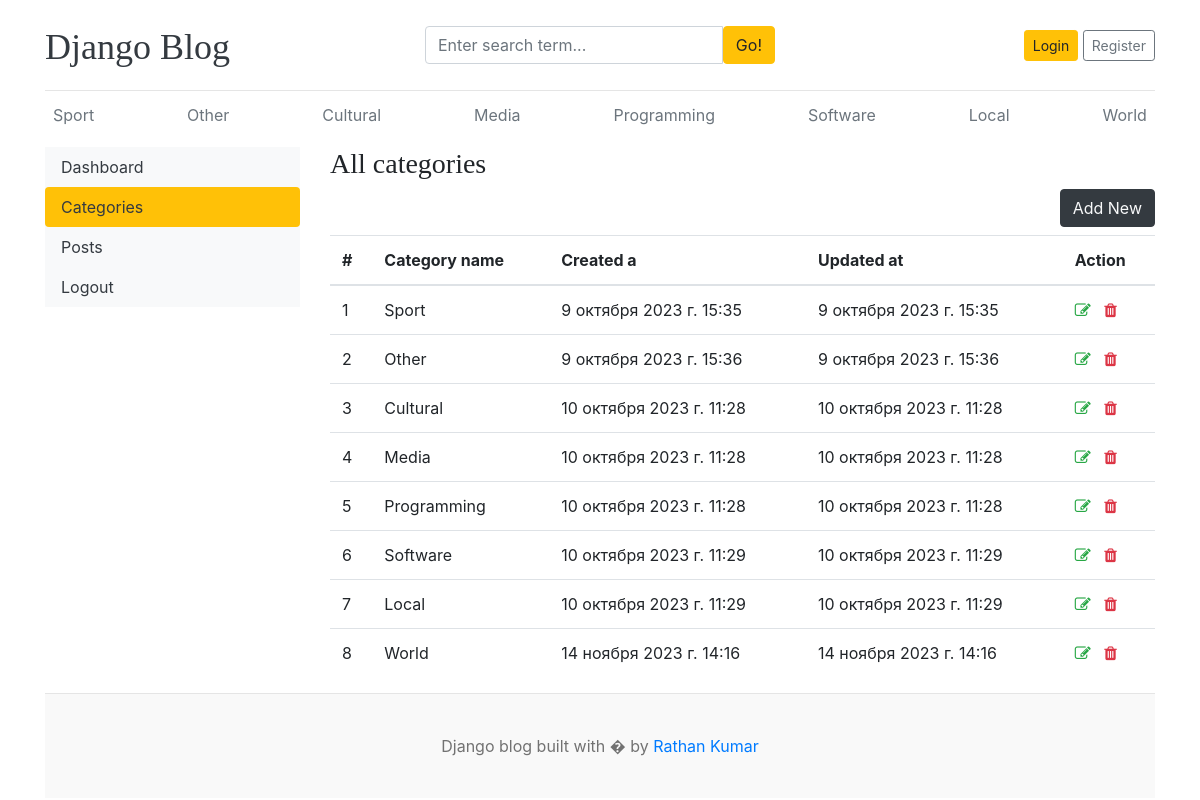
/dashboard/categories/, run on the app's committed database.
### home/models.py (models this page shows)
class Category(models.Model):
    name = models.CharField(max_length=200, unique=True)
    created_at = models.DateTimeField(auto_now_add=True)
    updated_at = models.DateTimeField(auto_now=True)
    def __str__(self):
        return self.name

### dashboards/views.py (the view)
# urls.py: path('categories/', views.categories, name='categories'),
def categories(request):
    return render(request, 'categories.html')

### home/context_processors.py (called while the page is built)
def get_categories(request):
    categories = Category.objects.all()
    return dict(categories=categories)

def get_social_links(request):
    social_links = SocialLink.objects.all()
    return dict(social_links=social_links)

### dashboards/templates/categories.html (shortened to what this page needs)
{% extends 'base.html' %}
{% block content %}
<div class="row">
    {% include 'sidebar.html' %}
    <div class="col-md-9">
        <h3>All categories</h3>
        <a href="{% url 'add_category' %}" class="btn btn-dark text-light float-right mb-2">Add New</a>
        <table class="table table-hover">
            <thead>
              <tr>
                <th>#</th>
                <th>Category name</th>
                <th>Created a</th>
                <th>Updated at</th>
                <th>Action</th>
              </tr>
            </thead>
            <tbody>
                {% for cat in categories %}
              <tr>
                <td>{{forloop.counter}}</td>
                <td>{{ cat }}</td>
                <td>{{cat.created_at}}</td>
                <td>{{ cat.updated_at }}</td>
                <td>
                    <a href="{% url 'edit_category' cat.id %}"><i class="fa fa-edit text-success"></i></a>
                    <a href="{% url 'delete_category' cat.id %}"><i class="fa fa-trash text-danger"></i></a>
                </td>
              </tr>
              {% endfor %}
            </tbody>
          </table>
    </div>
</div>
{% endblock content %}

### templates/base.html (shortened to what this page needs)
{% load static %}
<!DOCTYPE html>
<html lang="en">
<head>
    <link href="https://getbootstrap.com/docs/4.0/dist/css/bootstrap.min.css" rel="stylesheet">
    <link href="{% static 'css/blog.css' %}" rel="stylesheet">
    <link rel="stylesheet" href="https://cdnjs.cloudflare.com/ajax/libs/font-awesome/4.7.0/css/font-awesome.min.css">
  </head>
<body>
    <div class="container">
      <header class="blog-header py-3">
        <div class="row flex-nowrap justify-content-between align-items-center">
          <div class="col-4 pt-1">
            <a class="blog-header-logo text-dark" href="/">Django Blog</a>
          </div>
          <div class="col-4">
            <form action="{% url 'search' %}" method="GET">
              <div class="input-group">
                <input class="form-control" type="text" name="keyword" value="{{ keyword }}" placeholder="Enter search term..." aria-label="Enter search term..." aria-describedby="button-search" />
                <button type="submit" class="btn btn-warning" id="button-search" type="button">Go!</button>
            </div>
            </form>
          </div>
          <div class="col-4 d-flex justify-content-end align-items-center">
            {% if not user.is_authenticated %}
            <a class="btn btn-sm btn-warning" href="{% url 'login' %}">Login</a> &nbsp;
            <a class="btn btn-sm btn-outline-secondary" href="{% url 'register' %}">Register</a>
            {% else %}
            <span><a href="{% url 'dashboard' %}">Dashboard</a></span>
            &emsp;
            <span><a href="{% url 'logout' %}">Logout</a></span>
            {% endif %}
          </div>
        </div>
      </header>
      <div class="nav-scroller py-1 mb-2">
        <nav class="nav d-flex justify-content-between">
          {% for cat in categories %}
          <a class="p-2 text-muted" href="{% url 'category' cat.id %}">{{cat.name}}</a>
          {% endfor %}
        </nav>
      </div>
      {% block content %}
      {% endblock content %}
<footer class="blog-footer">
<p>Django blog built with � by <a href="#">Rathan Kumar</a></p>
</footer>
</body>
</html>

### static/css/blog.css (style rules this page uses)
.blog-header { border-bottom: 1px solid #e5e5e5; }
.blog-header-logo { font-family: "Playfair Display", Georgia, "Times New Roman", serif; font-size: 2.25rem; }
h1, h2, h3, h4, h5, h6 { font-family: "Playfair Display", Georgia, "Times New Roman", serif; }
.blog-footer { padding: 2.5rem 0; color: #727272; text-align: center; background-color: #f9f9f9; border-top: .05rem solid #e5e5e5; }
.blog-footer p:last-child { margin-bottom: 0; }

### data on the page
Category: name "Sport", created_at "9 октября 2023 г. 15:35", updated_at "9 октября 2023 г. 15:35"
Category: name "Other", created_at "9 октября 2023 г. 15:36", updated_at "9 октября 2023 г. 15:36"
Category: name "Cultural", created_at "10 октября 2023 г. 11:28", updated_at "10 октября 2023 г. 11:28"
Category: name "Media", created_at "10 октября 2023 г. 11:28", updated_at "10 октября 2023 г. 11:28"
Category: name "Programming", created_at "10 октября 2023 г. 11:28", updated_at "10 октября 2023 г. 11:28"
Category: name "Software", created_at "10 октября 2023 г. 11:29", updated_at "10 октября 2023 г. 11:29"
Category: name "Local", created_at "10 октября 2023 г. 11:29", updated_at "10 октября 2023 г. 11:29"
Category: name "World", created_at "14 ноября 2023 г. 14:16", updated_at "14 ноября 2023 г. 14:16"
